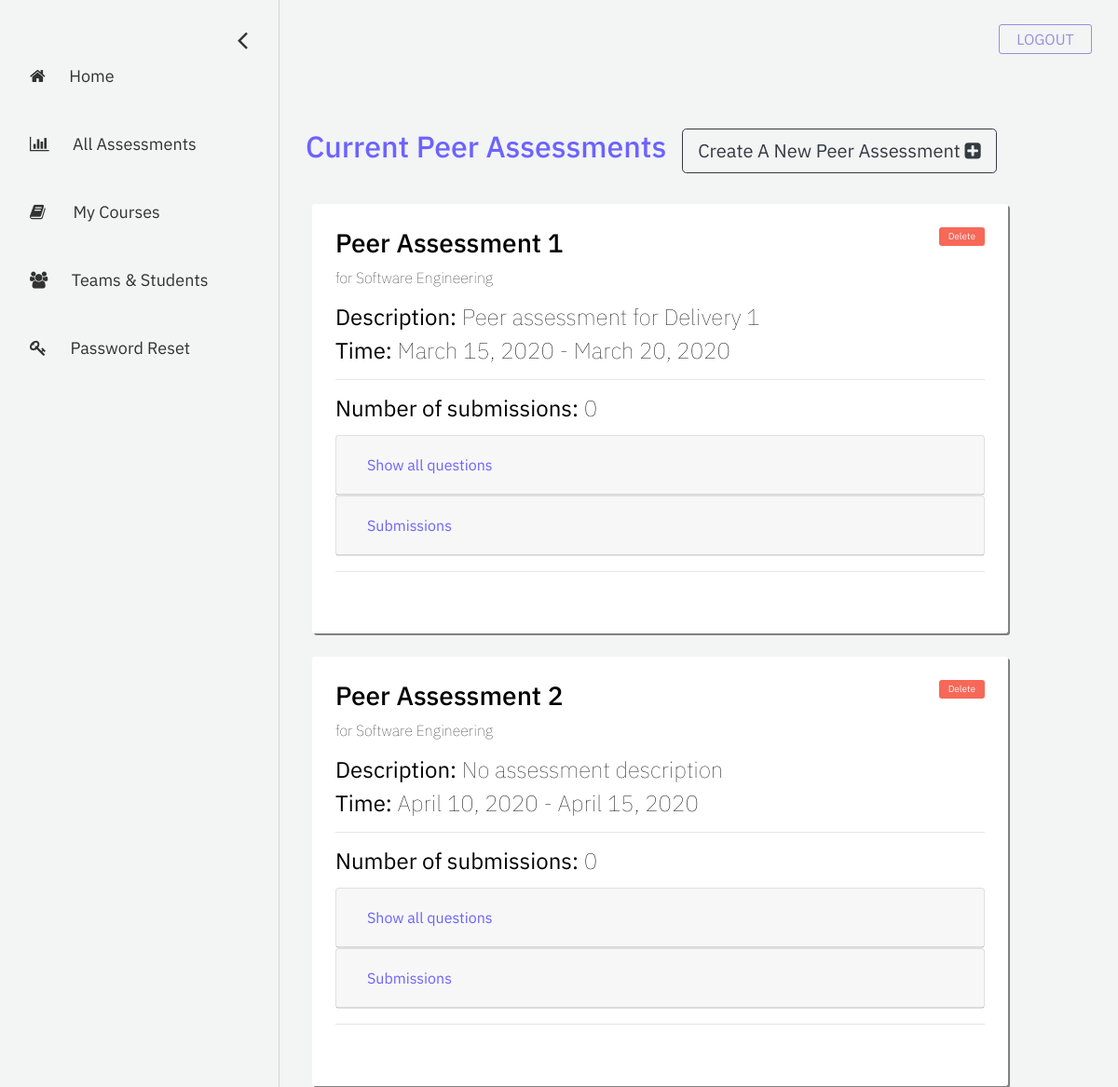
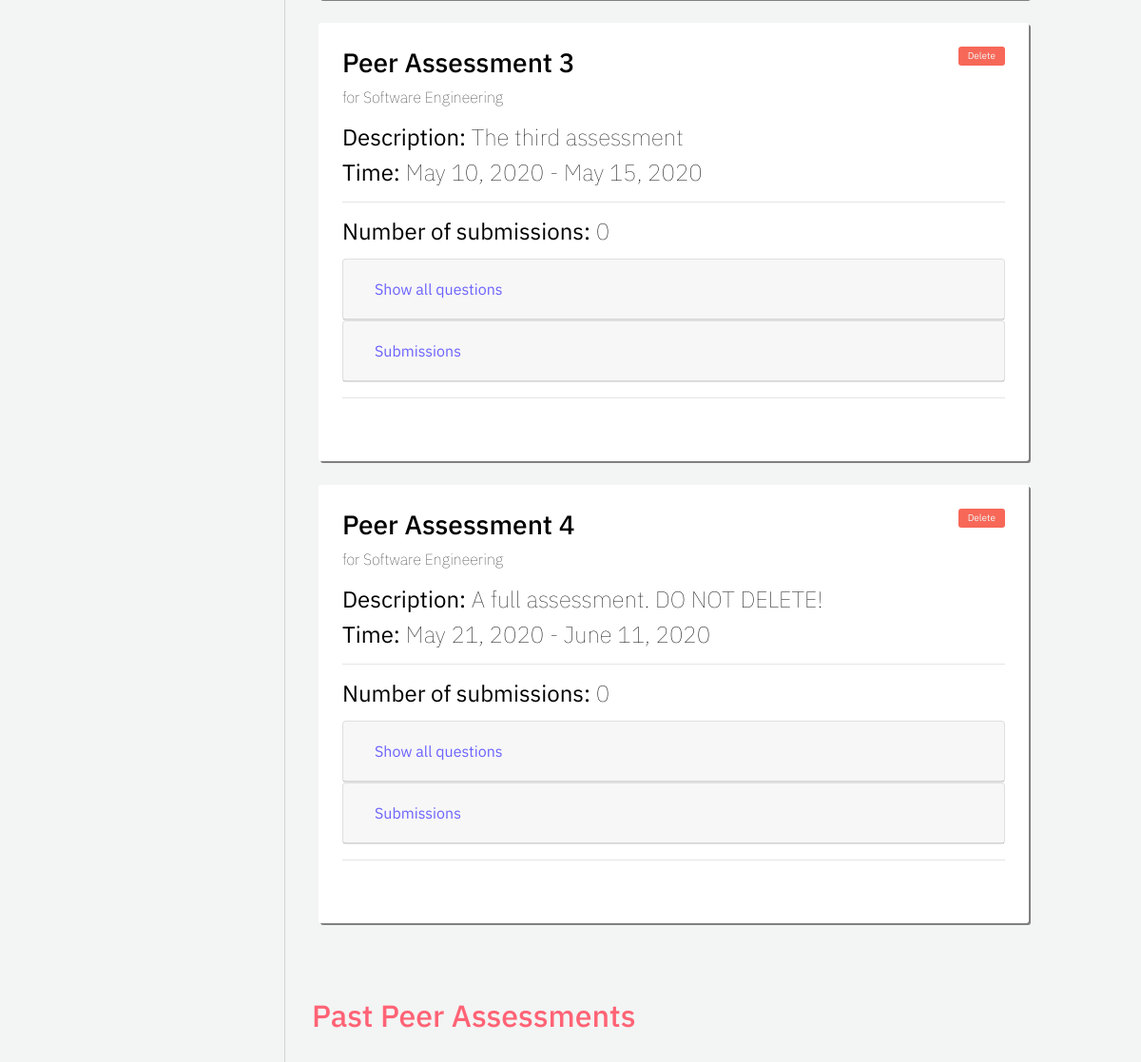
/professor/all-assessments, run on the app's committed database (2 pictures, top to bottom).
### assessment/models.py (models this page shows, shortened)
class Assessment(models.Model):
    name = models.CharField("assessment name", max_length=255)
    description = models.TextField("description", max_length=512, blank=True)
    date_created = models.DateTimeField("date created", auto_now_add=True)
    start_date = models.DateField("start date")
    end_date = models.DateField("end date")
    course = models.ForeignKey(Course, on_delete=models.CASCADE) # the course that this peer review belongs to
    questions = models.ManyToManyField(Question) # a set of Questions under this assessment
    answers = models.ManyToManyField(Answer) # a set of Answers under this assessment
    def is_current(self):
        if self.end_date + datetime.timedelta(days=60) > datetime.datetime.now().date(): # end date + 60 >= current date
            return True
        return False

### registration/models.py (models this page shows, shortened)
class Course(models.Model):
    course_name = models.CharField("course name", max_length=60)
    course_code = models.IntegerField("course code")
    section_number = models.SmallIntegerField("section number")
    year = models.SmallIntegerField("year of realization")
    semester_choices = (
        ('S', 'Spring'),
        ('F', 'Fall'),
    )
    semester = models.CharField("semester of realization", max_length = 1, choices = semester_choices)
    professors = models.ManyToManyField(User)
    students = models.ManyToManyField(User, related_name="students")

### eval_professor/views.py (the view)
# urls.py: path('all-assessments', views.all_assessments, name='all-assessments'),
def all_assessments(request):
    assessment_list = Assessment.objects.all()
    context = {
        'assessment_list': assessment_list,
    }
    return render(request, 'eval_professor/all-assessments.html', context = context)

### eval_professor/templates/eval_professor/all-assessments.html (shortened to what this page needs)
{% extends 'eval_professor/base-sidebar.html'%}
{% load static %}
{% block content%}
	<div id="main">
		<div class="container">
			<div class="container row">
				<h2 style="color: #6C63FF;">Current Peer Assessments</h2>
				<form>
					<button formaction="{% url 'create-new-assessment' %}" class="btn btn-lg btn-outline-dark" style="margin-left: 5%;">Create A New Peer Assessment <i class = "fa fa-plus-square"></i></button>
				</form>
			</div>
			{% if assessment_list|length > 0 %}
				{% for assessment in assessment_list %}
					{% if assessment.is_current %}
						<div class="column course-box">
							<a data-toggle="modal" data-target="#exampleModal_@{{assessment.id}}" style="font-size: 10px; padding: 10px; background-color: rgb(247, 104, 88);" class="buttons delete-btn float-right" href="">Delete</a>
							<h3> {{ assessment.name }} </h3>
							<p style="font-weight: 20;"> for {{ assessment.course.course_name }}</p>
							{% if assessment.description != '' %}
								<h4><b>Description:</b> {{ assessment.description }}</h4>
							{% else %}
								<h4><b>Description:</b> No assessment description</h4>
							{% endif %}
							<h4> <b>Time:</b> {{ assessment.start_date }} - {{ assessment.end_date }}</h4>
							<hr>
							<h4> <b>Number of submissions:</b> {{ course.students.all|length }} </h4>
							<div style="margin-top: 2%; margin-bottom: 2%;">
								<div class="card">
									<div class="card-header" id="headingOne_@{{ assessment.id }}">
										<h5 class="mb-0">
											<button style="color: #6C63FF;" class="btn btn-link" data-toggle="collapse" data-target="#collapseOne_@{{ assessment.id }}" aria-expanded="true" aria-controls="collapseOne_@{{ assessment.id }}">
												Show all questions
											</button>
										</h5>
									</div>
								</div>
								<div class="card">
									<div class="card-header" id="headingTwo_@{{ assessment.id }}">
										<h5 class="mb-0">
											<button style="color: #6C63FF;" class="btn btn-link collapsed" data-toggle="collapse" data-target="#collapseTwo_@{{ assessment.id }}" aria-expanded="false" aria-controls="collapseTwo_@{{ assessment.id }}">
												Submissions
											</button>
										</h5>
									</div>
								</div>
							</div>
							<hr>
						</div>
					{% endif %}
				{% endfor %}
			{% else %}
				No current assessments.
			{% endif %}
		</div>
		<div class="container">
			<div class="container row">
				<h2 style="color: rgb(255, 99, 117); margin-top: 5%;">Past Peer Assessments</h2>
			</div>
		</div>
	</div>
{% endblock %}

### eval_professor/static/eval_professor/css/base-sidebar.css (style rules this page uses)
body { font-family: 'IBM Plex Sans', sans-serif; background-color: #f3f4f4; }
#main { transition: margin-left .5s; padding: 20px; }
.row { position: relative; top: 20px; padding: 8px; margin-top: 10px; margin-bottom: 45px; }
.buttons { -webkit-border-radius: 3px; -moz-border-radius: 3px; border-radius: 3px; line-height: 0px; color: #f3f4f4; padding: 20px; display: inline-block; cursor: pointer; text-align: center; text-decoration: none; }

### eval_professor/static/eval_professor/css/my-courses.css (style rules this page uses)
.course-box { width: 90% !important; background-color: white; color: black; padding: 25px; padding-bottom: 50px; margin-right: 15px; margin-top: 25px; border-radius: 3px; box-shadow: 2px 2px grey; }
h4 { font-weight: 80; margin-right: 5%; }

### data on the page
Assessment: name "Peer Assessment 1", course.course_name "Software Engineering", description "Peer assessment for Delivery 1", start_date "March 15, 2020", end_date "March 20, 2020", students.all|length "0"
Assessment: name "Peer Assessment 2", course.course_name "Software Engineering", shows "Description:", description "No assessment description", start_date "April 10, 2020", end_date "April 15, 2020", students.all|length "0"
Assessment: name "Peer Assessment 3", course.course_name "Software Engineering", description "The third assessment", start_date "May 10, 2020", end_date "May 15, 2020", students.all|length "0"
Assessment: name "Peer Assessment 4", course.course_name "Software Engineering", description "A full assessment. DO NOT DELETE!", start_date "May 21, 2020", end_date "June 11, 2020", students.all|length "0"
